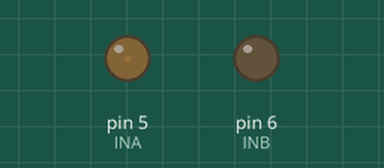
Recording of a program running on a simulated Arduino Uno, built with avr-gcc and run on an emulated ATmega328P. On the bench: output pins drawn as LEDs (lit = HIGH).

Above: at 0.05 s.
At 2.1 s:
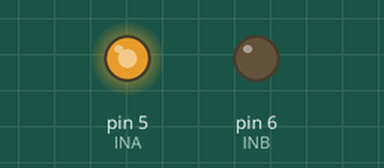
At 4.2 s:
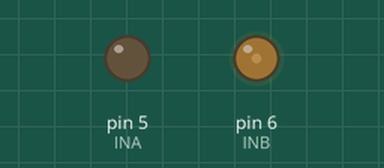
At 8.0 s:
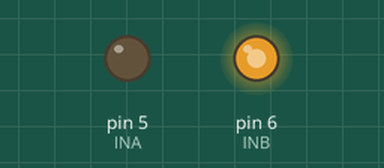
Timing chart, 0 to 10.4 s (numbered marks = the images above):
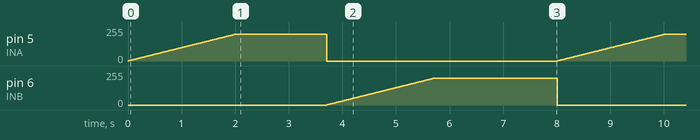

Measured:
- by itself, pin 5 (INA), pin 6 (INB): ramps from 0/255 to 200/255 and jumps back, once every 8.0 s

The program:

main.cpp
```cpp
#include <Arduino.h>

#define INA 5
#define INB 6

void stopMotor() {
  analogWrite(INA, 0);
  analogWrite(INB, 0);
}

void breakMotor() {
  analogWrite(INA, 255);
  analogWrite(INB, 255);
}

void setMotor(int speed) {
  speed = constrain(speed, -255, 255);
  if (speed > 0) {
    analogWrite(INA, speed);
    analogWrite(INB, 0);
  } else if (speed < 0) {
    analogWrite(INA, 0);
    analogWrite(INB, -speed);
  } else {
    stopMotor();
  }
}

void rampTo(int target, int stepDelayMs = 10) {
  int cur = 0;
  int step = (target > cur) ? 1 : -1;
  while (cur != target) {
    cur += step;
    setMotor(cur);
    delay(stepDelayMs);
  }
}

void setup() {
  pinMode(INA, OUTPUT);
  pinMode(INB, OUTPUT);
  stopMotor();
}

void loop() {
  rampTo(200);
  delay(1500);
  rampTo(0);
  delay(200);
  rampTo(-200);
  delay(1500);
  rampTo(0);
  delay(800);
}
```
